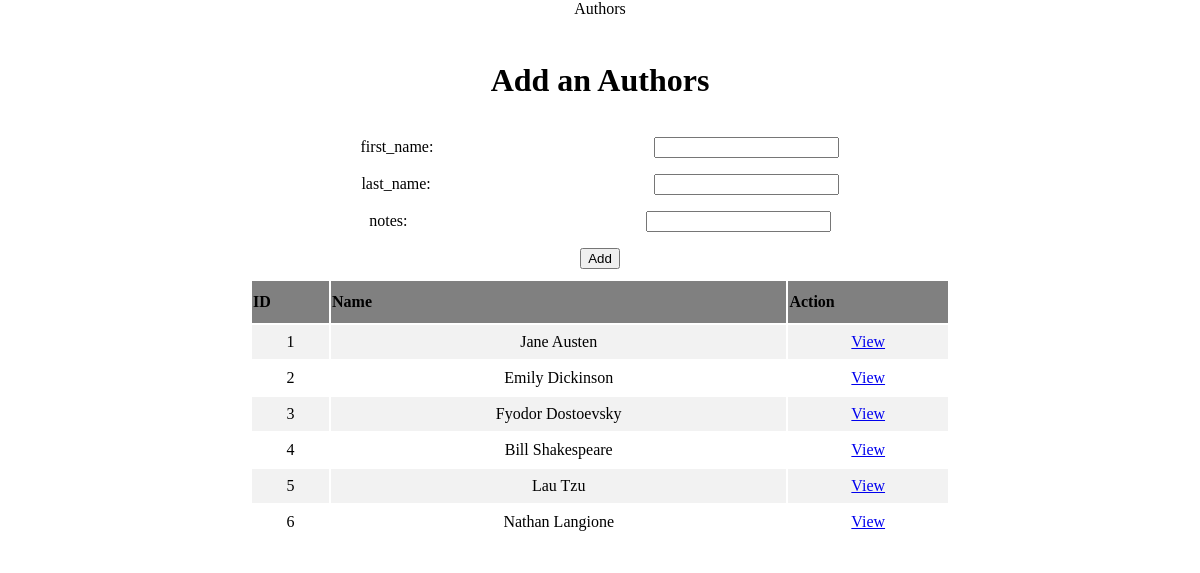
The app's page /authors, older data.
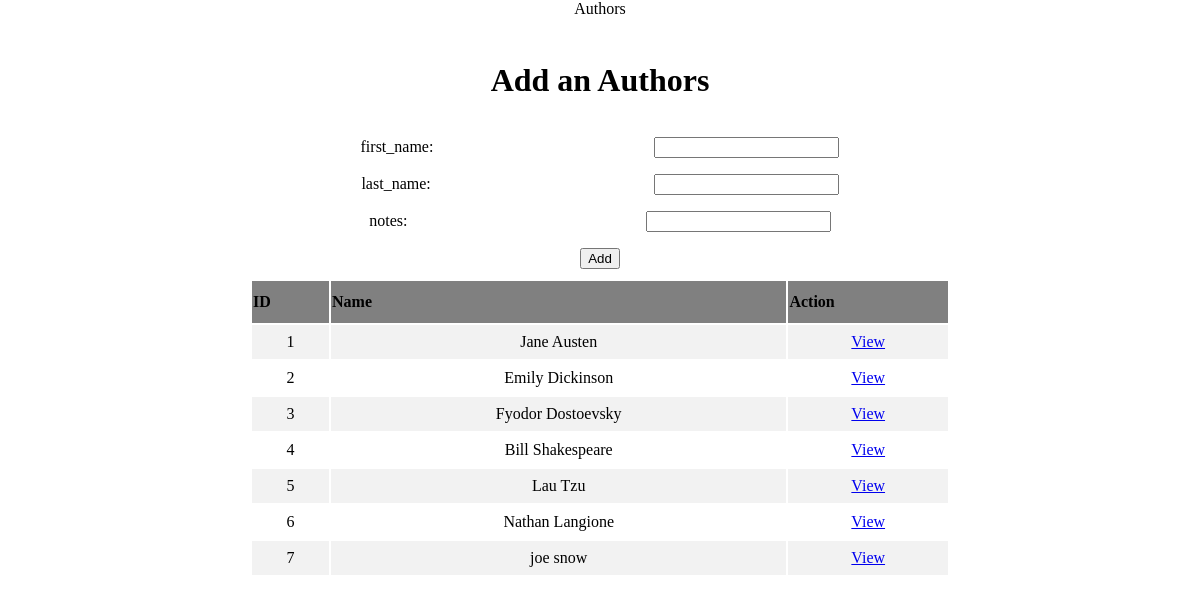
The same page, newer data.
### books_authors_app/models.py (models this page shows, shortened)
class Authors(models.Model):
    first_name = models.CharField(max_length=45)
    last_name = models.CharField(max_length=45)
    notes = models.TextField()
    books = models.ManyToManyField(Books, related_name="author")
    created_at = models.DateTimeField(auto_now_add=True)
    updated_at = models.DateTimeField(auto_now=True)

### books_authors_app/views.py (the view)
# urls.py: path('authors', views.authors),
def authors(request):
    context = {
        "all_authors": Authors.objects.all()
    }
    return render(request,'authors.html', context)

### books_authors_app/templates/authors.html (shortened to what this page needs)
<!DOCTYPE html>
<html>
    <head>
        <first_name>Authors</first_name>
        {% load static %}
        <link rel="stylesheet" href="{% static 'css/style.css' %}">
    </head>
    <body>
        <div>
            <h1> Add an Authors</h1>
            <form action="/create_author" method="post">
                <p>
                    first_name: <input name="first_name" type="text">
                </p>
                <p>
                    last_name: <input name="last_name" type="text">
                </p>
                <p>
                    notes: <input name="notes" type="text">
                </p>
                <button type="submit">Add</button>
            </form>
        </div>
        <div>
            <table>
                <tr>
                    <th>ID</th>
                    <th>Name</th>
                    <th>Action</th>
                </tr>
                {% for author in all_authors %}
                <tr>
                    <td>{{author.id}}</td>
                    <td>{{author.first_name}} {{author.last_name}}</td>
                    <td><a href="show_author/{{author.id}}">View</a></td>
                    {% endfor %}
                </tr>
            </table>
        </div>
    </body>

### books_authors_app/static/css/style.css (style rules this page uses)
body { display: flex; flex-direction: column; align-items: center; width: 900px; height: 900px; margin: auto; }
div { display: flex; flex-direction: column; text-align: center; width: 700px; height: fit-content; background-color: white; padding: 5px; }
td { padding: 8px; }
th { padding-top: 12px; padding-bottom: 12px; text-align: left; background-color: grey; }
tr:nth-child(even) { background-color: #f2f2f2; }
p { display: flex; align-items: center; justify-content: space-around; }

Row changes from the older to the newer data that the page shows:
added Authors: id "7", first_name "joe", last_name "snow"
